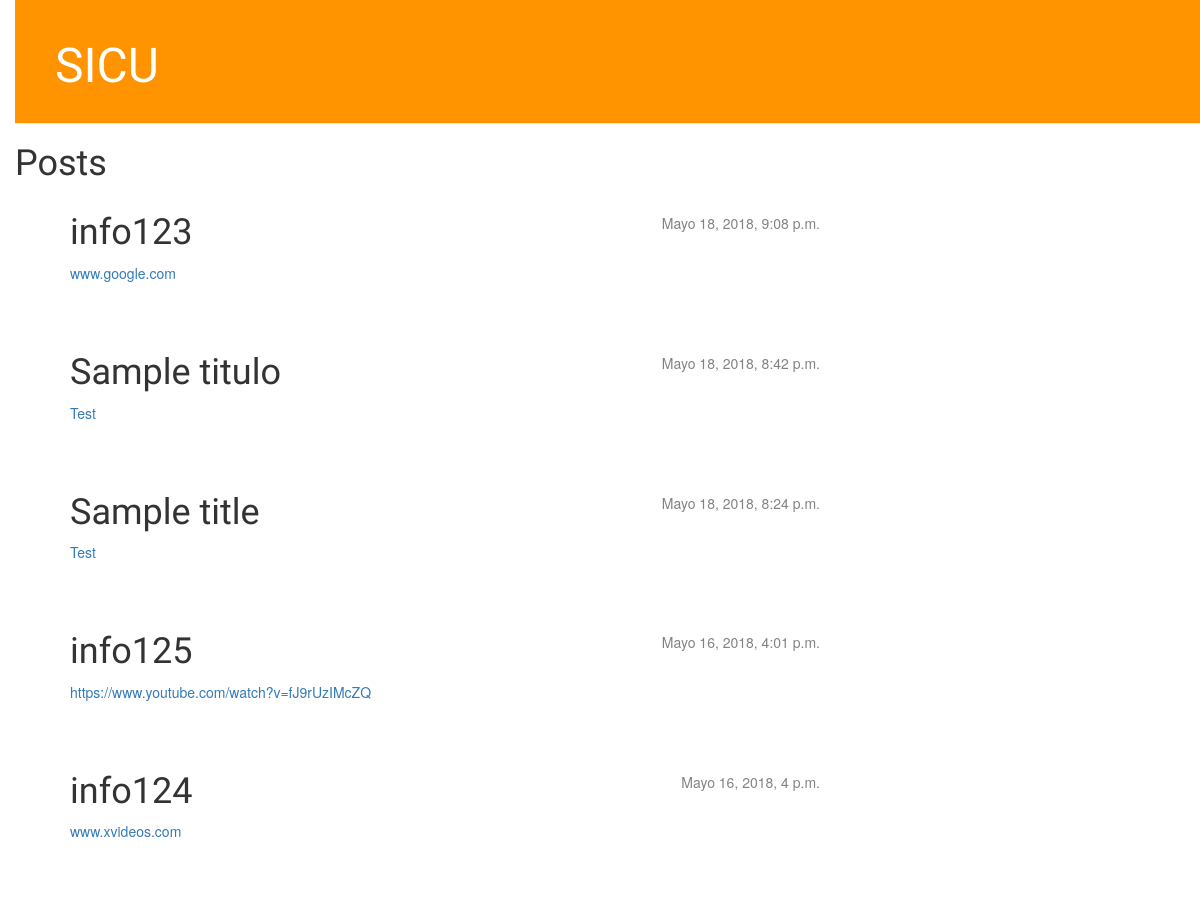
The page / on the database its author committed.
### blog/models.py (models this page shows, shortened)
@python_2_unicode_compatible
class Post(models.Model):
    autor = models.ForeignKey('auth.User', on_delete=models.CASCADE)
    titulo = models.CharField(max_length=100)
    descripcion = models.TextField()
    link = models.TextField()
    fecha_creacion = models.DateTimeField(default = timezone.now)

### blog/views.py (the view)
def post_list(request):
    posts = reversed(Post.objects.filter(fecha_creacion__lte=timezone.now()).order_by('fecha_creacion'))
    return render(request, 'blog/post_list.html', {'posts': posts})

### blog/templates/blog/post_list.html (shortened to what this page needs)
{% load staticfiles %}
<html>
    <head>
        <link rel="stylesheet" href="//maxcdn.bootstrapcdn.com/bootstrap/3.2.0/css/bootstrap.min.css">
        <link rel="stylesheet" href="//maxcdn.bootstrapcdn.com/bootstrap/3.2.0/css/bootstrap-theme.min.css">
        <link rel="stylesheet" href="{% static 'css/blog.css' %}">
    </head>
    <body>
        <div class="page-header">
            <h1><a href="">SICU</a></h1>
        </div>
        <div>
            <h1>Posts</h1>
            <div class="content container">
            <div class="row">
                <div class="col-md-8">
                    {% for post in posts %}
                        <div class="post">
                            <div class="date">
                                {{ post.fecha_creacion }}
                            </div>
                            <h1>{{ post.titulo }}</h1>
                            <p><a href="">{{ post.link|linebreaksbr }}</a></p>
                        </div>
                    {% endfor %}
                </div>
            </div>
        </div>
    </body>
</html>

### blog/static/css/blog.css (style rules this page uses)
h1 a { color: #FCA205; font-family: 'Lobster'; }
body { padding-left: 15px; }
.page-header { background-color: #ff9400; margin-top: 0; padding: 20px 20px 20px 40px; }
.page-header h1, .page-header h1 a, .page-header h1 a:visited, .page-header h1 a:active { color: #ffffff; font-size: 36pt; text-decoration: none; }
.content { margin-left: 40px; }
h1, h2, h3, h4 { font-family: 'Lobster', cursive; }
.date { float: right; color: #828282; }
.post { margin-bottom: 70px; }

### rows shown on the page
Post: fecha_creacion "Mayo 18, 2018, 9:08 p.m.", titulo "info123", link "www.google.com"
Post: fecha_creacion "Mayo 18, 2018, 8:42 p.m.", titulo "Sample titulo", link "Test"
Post: fecha_creacion "Mayo 18, 2018, 8:24 p.m.", titulo "Sample title", link "Test"
Post: fecha_creacion "Mayo 16, 2018, 4:01 p.m.", titulo "info125", link "https://www.youtube.com/watch?v=fJ9rUzIMcZQ"
Post: fecha_creacion "Mayo 16, 2018, 4 p.m.", titulo "info124", link "www.xvideos.com"
